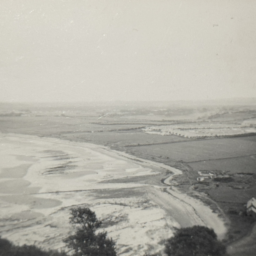
#> input picture black-and-white-resize/IMG_5919.png, 256 x 256 px, given as the content of the folder archive/dataset, which was not available
$ jupyter execute create_dataset.ipynb
#> lines starting #> are read from the running program, lines starting #| are printed output that depends on the picture
[cell 1]
import skimage as ski
import os
from skimage.transform import rescale, resize
import numpy as np

[cell 2]
# Create a new folder called landscape and save all formatted images
# The original dataset is not inluded in this repository
for idx, file in enumerate(os.listdir(os.path.join('archive','dataset'))):
    img = ski.io.imread(os.path.join('archive','dataset', file))
#> img is the input picture: shape (256, 256, 3); mean R, G, B 176.7, 174.9, 166.1
    img = rescale(img, 0.25, anti_aliasing=True,channel_axis=2,preserve_range=True)
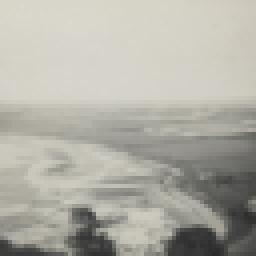
#> img: shape (64, 64, 3) float64 (shown 4 times larger); mean R, G, B 176.8, 174.9, 166.1
    if np.abs((img[:,:,0] - img[:,:,1]).mean()) > 0.01:
        ski.io.imsave(os.path.join('landscape', file.split('.')[0] + '.png'), img.astype(np.uint8))

    if idx > 2000:
        break

[cell 3]
# Create a new folder called black-and-white and save all formatted images
# The original dataset is not inluded in this repository
for idx, file in enumerate(os.listdir('black-and-white')):
    img = ski.io.imread(os.path.join('black-and-white', file))
    img = resize(img, (256,256), anti_aliasing=True,preserve_range=True)
#> img: shape (256, 256, 3) float64
    if np.abs((img[:,:,0] - img[:,:,1]).mean()) > 0.01:
        ski.io.imsave(os.path.join('black-and-white-resize', file.split('.')[0] + '.png'), img.astype(np.uint8))


$ run again, on black-and-white-resize/IMG_5923.png
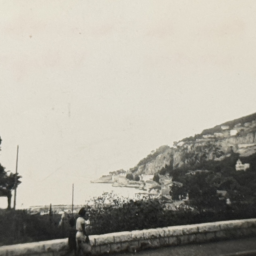
#> input picture black-and-white-resize/IMG_5923.png, 256 x 256 px, given as the content of the folder archive/dataset, which was not available
#> img is the input picture: shape (256, 256, 3); mean R, G, B 175.3, 171.7, 161.4
#> `img = rescale(img, 0.25, anti_aliasing=True,channel_axis=2,preserve_ra..`:
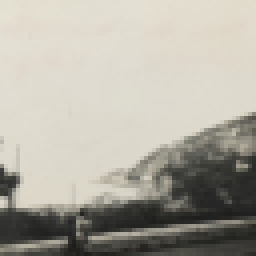
#> img: shape (64, 64, 3) float64 (shown 4 times larger); mean R, G, B 175.3, 171.7, 161.4

$ run again, on black-and-white-resize/IMG_5926.png
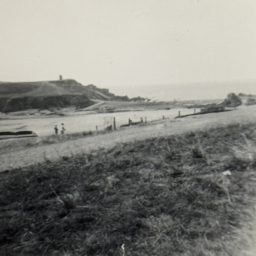
#> input picture black-and-white-resize/IMG_5926.png, 256 x 256 px, given as the content of the folder archive/dataset, which was not available
#> img is the input picture: shape (256, 256, 3); mean R, G, B 135.7, 135.6, 129.8
#> `img = rescale(img, 0.25, anti_aliasing=True,channel_axis=2,preserve_ra..`:
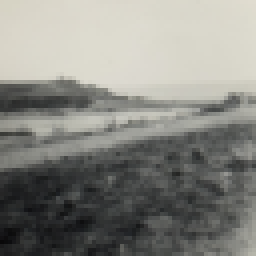
#> img: shape (64, 64, 3) float64 (shown 4 times larger); mean R, G, B 135.7, 135.6, 129.8
